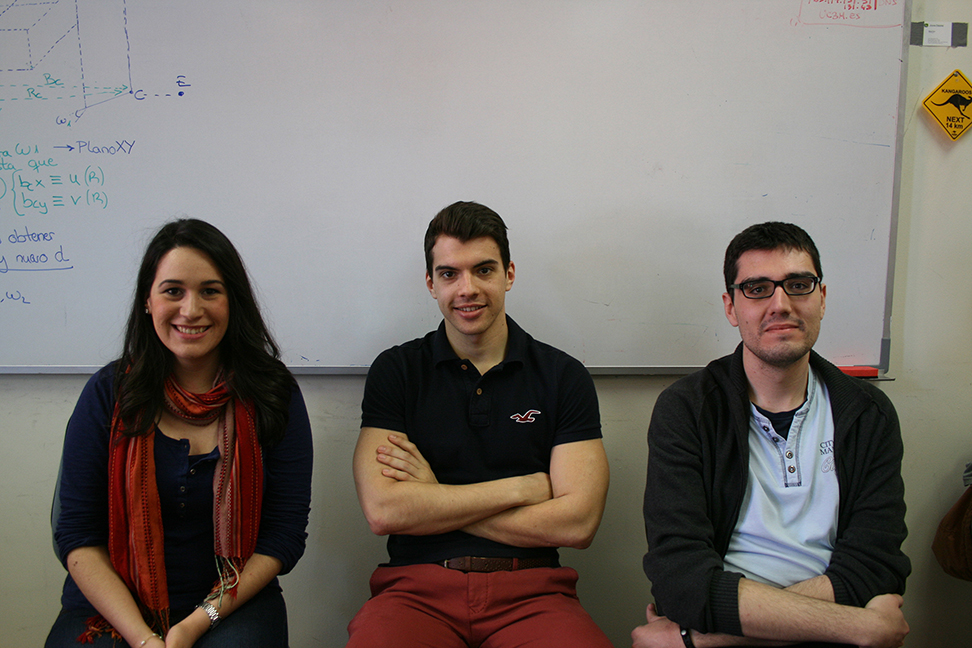
#> input picture Semana 3/11. Correlación /aplicacionCorrelacion/IMG.jpg, 972 x 648 px
$ python RostrosCorrelacion.py
#> lines starting #> are read from the running program, lines starting #| are printed output that depends on the picture; after the words box and inside, x2 and y2 are one past the last pixel; in counts of white or black regions, pixels touching at a corner belong together

import cv2
import numpy as np
from matplotlib import pyplot as plt


file="IMG.jpg"

template_file="MM.jpg"

img = cv2.imread(file)
#> img is the input picture: shape (648, 972, 3); mean B, G, R 108, 113.3, 120.3

template =cv2.imread(template_file)
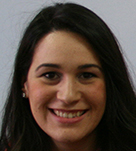
#> input picture Semana 3/11. Correlación /aplicacionCorrelacion/MM.jpg, 136 x 151 px
#> template is the input picture: shape (151, 136, 3); mean B, G, R 62.5, 71.3, 85.2

w, h ,z = template.shape
#> w = 151; h = 136; z = 3


if(img.data==None or template.data==None):
    print("Error")
else:
    print("OK")

print("Propiedades modelo",template.shape)
#| Propiedades modelo (151, 136, 3)
print("Propiedades imagen ",img.shape)
#| Propiedades imagen  (648, 972, 3)

"""

Template Matching is a method for searching and finding the location of a template image in a larger image.
OpenCV comes with a function cv2.matchTemplate() for this purpose. It simply slides the template image over the input image (as in 2D convolution) and compares the template and patch of input image under the template image.

"""


methods = ['cv2.TM_CCOEFF', 'cv2.TM_CCOEFF_NORMED', 'cv2.TM_CCORR',
            'cv2.TM_CCORR_NORMED', 'cv2.TM_SQDIFF', 'cv2.TM_SQDIFF_NORMED']

img_norm = img.copy()

method =eval(methods[1])

 # OpenCV identificada cada metodo a través de un número(1,2,3,4,5,6)

# Apply template Matching
res = cv2.matchTemplate(img_norm,template,method)
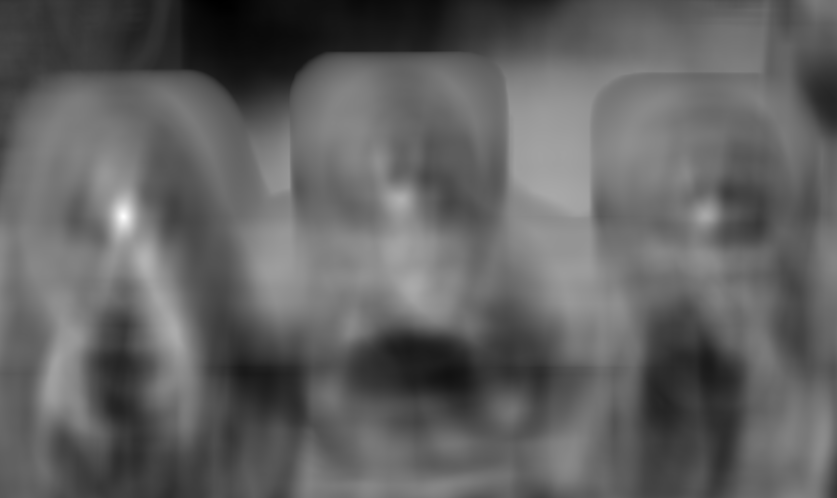
#> res: shape (498, 837) float32; min -0.478, max 1, mean 0.0894; drawn with min black and max white

cv2.normalize(res,res,0,1,cv2.NORM_MINMAX)

min_val, max_val, min_loc, max_loc = cv2.minMaxLoc(res)
#> min_val = -6.71e-10; max_val = 1; min_loc = (220, 0); max_loc = (123, 216)


# If the method is TM_SQDIFF or TM_SQDIFF_NORMED, take minimum


if method in [cv2.TM_SQDIFF, cv2.TM_SQDIFF_NORMED]:
    top_left = min_loc
else:
    top_left = max_loc
#> top_left = (123, 216)

bottom_right = (top_left[0] + (w-30), top_left[1] + (h+30))
#> bottom_right = (244, 382)


cv2.rectangle(img_norm, bottom_right, top_left, (0,0,255),2)
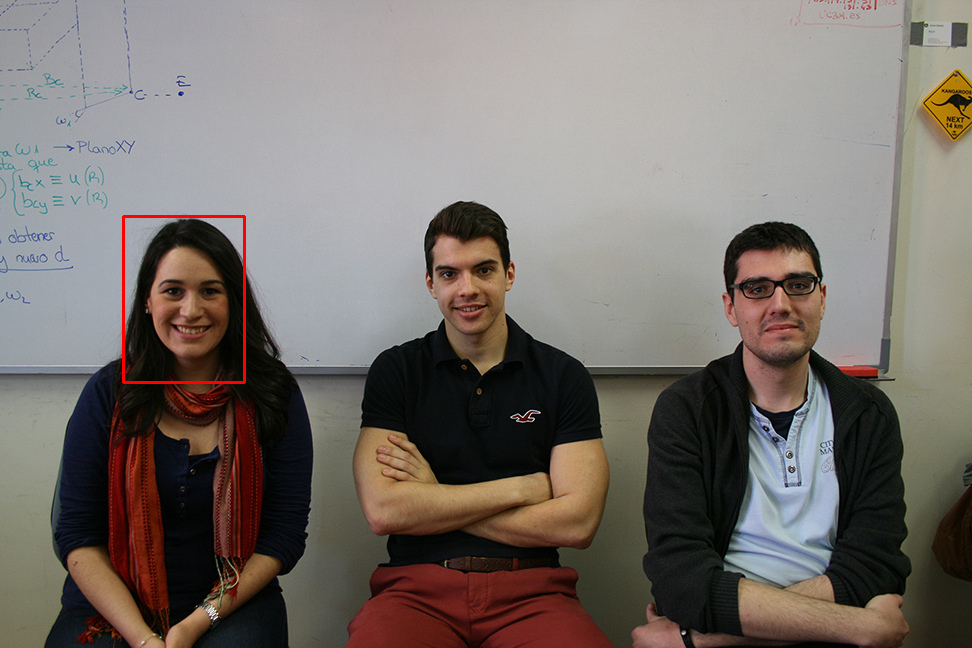
#> img_norm: shape (648, 972, 3); 0.27% of pixels changed, all inside (x1, y1, x2, y2) = (122, 215, 246, 384)


bottom_right = (top_left[0] -int(w/2), top_left[1] -int(h/2))
#> bottom_right = (48, 148)
bottom_left = (top_left[0] +int(w/2), top_left[1] +int(h/2))
#> bottom_left = (198, 284)
cv2.rectangle(res, bottom_right,bottom_left, (0,0,255), 2)
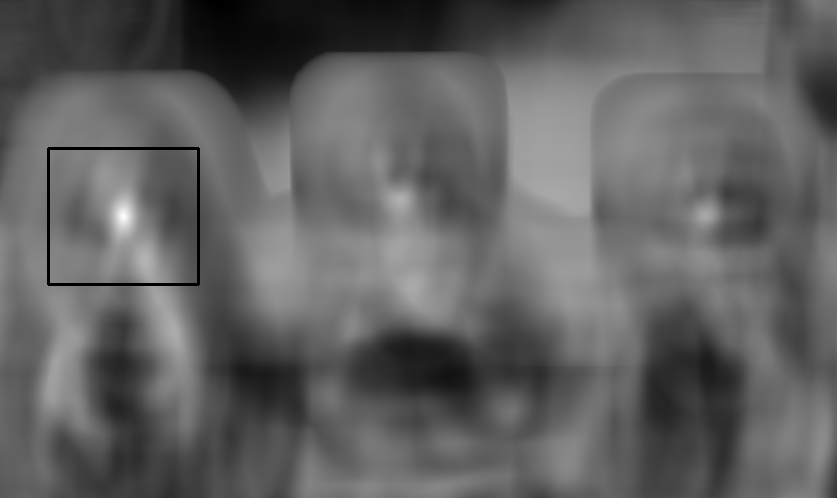
#> res: shape (498, 837) float32; min -6.71e-10, max 1, mean 0.382; drawn with min black and max white

cv2.imshow('Resultado Matching',res)
cv2.imshow('Imagen',img_norm)
cv2.waitKey(0)
